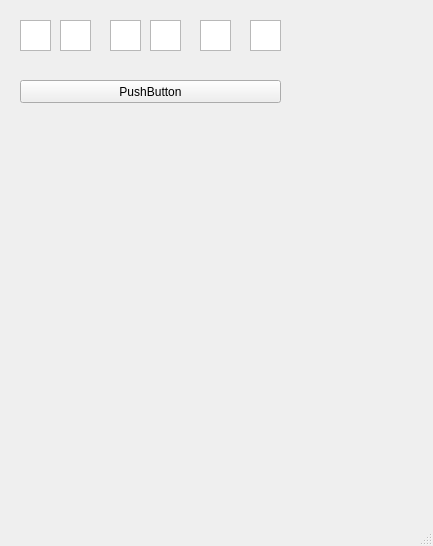
<?xml version="1.0" encoding="UTF-8"?>
<ui version="4.0">
 <class>MainWindow</class>
 <widget class="QMainWindow" name="MainWindow">
  <property name="geometry">
   <rect>
    <x>0</x>
    <y>0</y>
    <width>433</width>
    <height>546</height>
   </rect>
  </property>
  <property name="windowTitle">
   <string>MainWindow</string>
  </property>
  <widget class="QWidget" name="centralwidget">
   <widget class="QPlainTextEdit" name="pt01">
    <property name="geometry">
     <rect>
      <x>20</x>
      <y>20</y>
      <width>31</width>
      <height>31</height>
     </rect>
    </property>
   </widget>
   <widget class="QPlainTextEdit" name="pt02">
    <property name="geometry">
     <rect>
      <x>60</x>
      <y>20</y>
      <width>31</width>
      <height>31</height>
     </rect>
    </property>
   </widget>
   <widget class="QPushButton" name="pb">
    <property name="geometry">
     <rect>
      <x>20</x>
      <y>80</y>
      <width>261</width>
      <height>23</height>
     </rect>
    </property>
    <property name="text">
     <string>PushButton</string>
    </property>
   </widget>
   <widget class="QPlainTextEdit" name="pt03">
    <property name="geometry">
     <rect>
      <x>110</x>
      <y>20</y>
      <width>31</width>
      <height>31</height>
     </rect>
    </property>
   </widget>
   <widget class="QPlainTextEdit" name="pt04">
    <property name="geometry">
     <rect>
      <x>150</x>
      <y>20</y>
      <width>31</width>
      <height>31</height>
     </rect>
    </property>
   </widget>
   <widget class="QPlainTextEdit" name="pt05">
    <property name="geometry">
     <rect>
      <x>200</x>
      <y>20</y>
      <width>31</width>
      <height>31</height>
     </rect>
    </property>
   </widget>
   <widget class="QPlainTextEdit" name="pt06">
    <property name="geometry">
     <rect>
      <x>250</x>
      <y>20</y>
      <width>31</width>
      <height>31</height>
     </rect>
    </property>
   </widget>
  </widget>
  <widget class="QMenuBar" name="menubar">
   <property name="geometry">
    <rect>
     <x>0</x>
     <y>0</y>
     <width>433</width>
     <height>21</height>
    </rect>
   </property>
  </widget>
  <widget class="QStatusBar" name="statusbar"/>
 </widget>
 <resources/>
 <connections/>
</ui>
